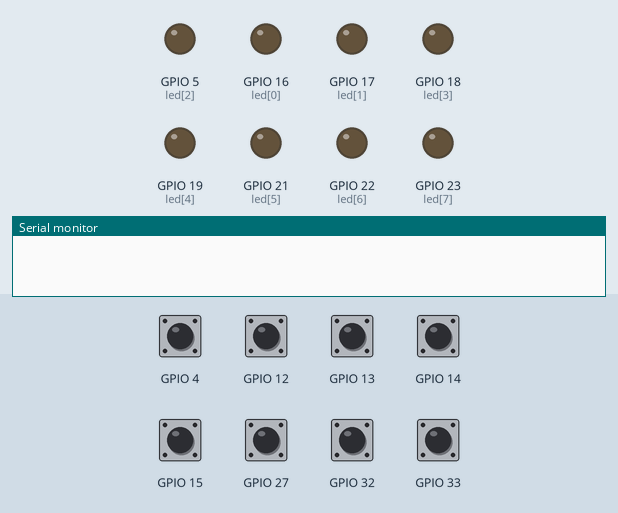
The sketch below on a simulated ESP32. On the bench: output pins drawn as LEDs (lit = HIGH), the last lines printed to the serial monitor. Inputs (shaded band) come from the test bench; at power-on: GPIO 4, GPIO 12–15, GPIO 27, GPIO 32, GPIO 33 HIGH.

Above: at 3.8 s.
3.9 s: GPIO 4 pulled LOW for 0.15 s
5.5 s: GPIO 12 pulled LOW for 0.15 s
At 6.6 s:
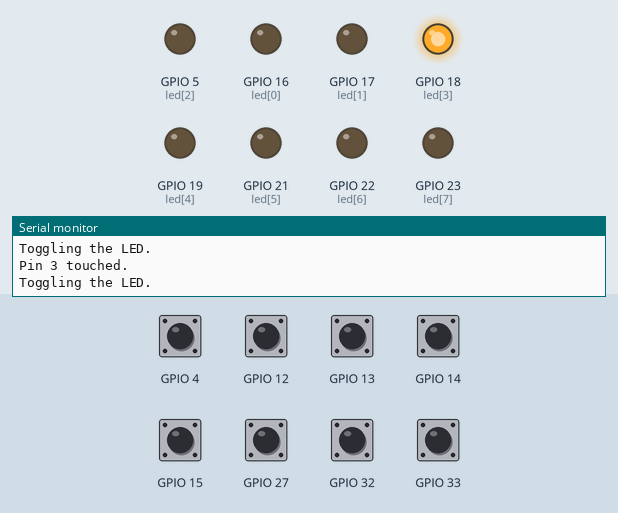
7.1 s: GPIO 13 pulled LOW for 0.15 s
At 7.8 s:
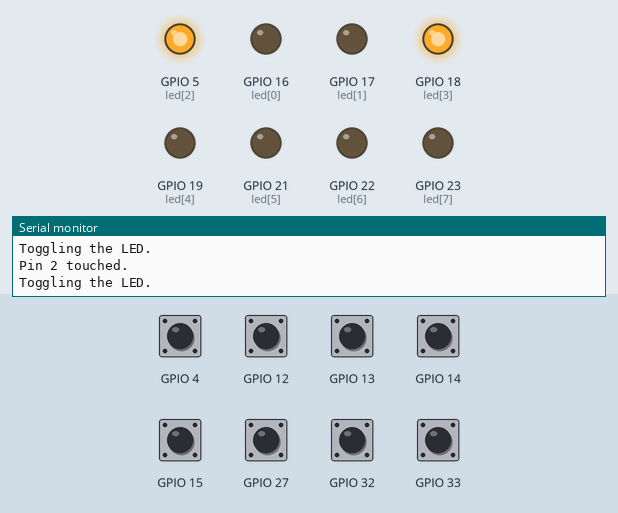
8.7 s: GPIO 14 pulled LOW for 0.15 s
At 9.0 s:
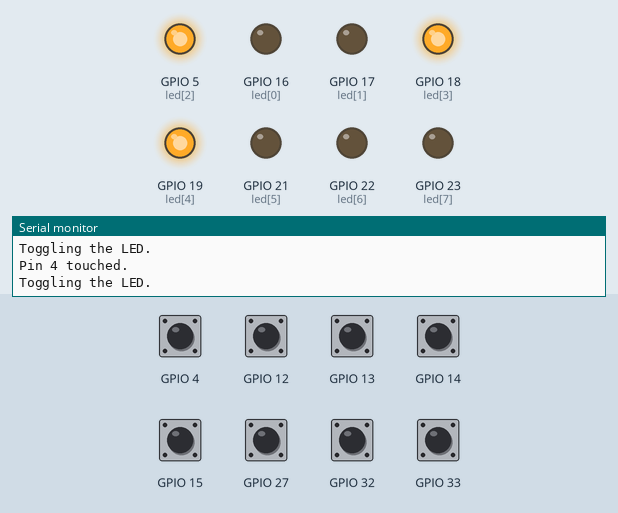
10.3 s: GPIO 15 pulled LOW for 0.15 s
At 11.4 s:
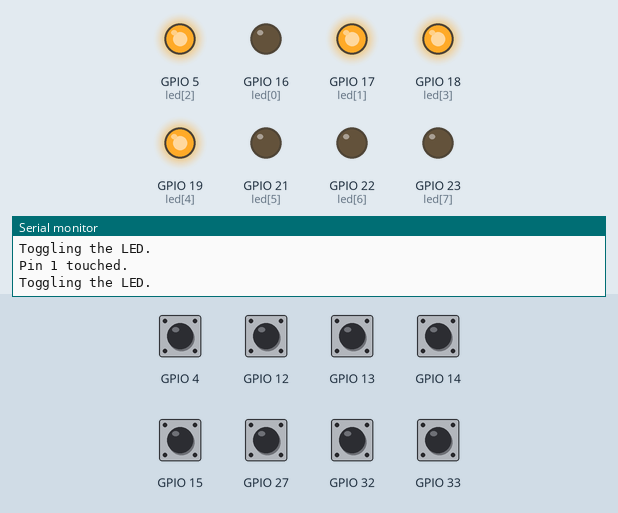
11.9 s: GPIO 13 pulled LOW for 1 s
At 12.7 s:
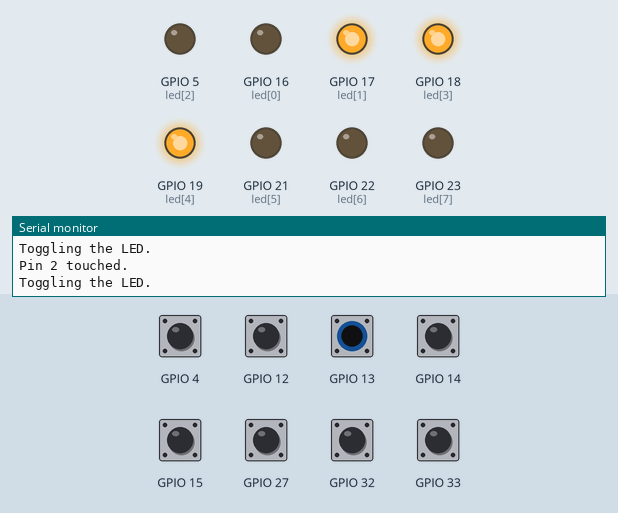
Timing chart, 0 to 20.2 s (numbered marks = the images above; inputs shaded):
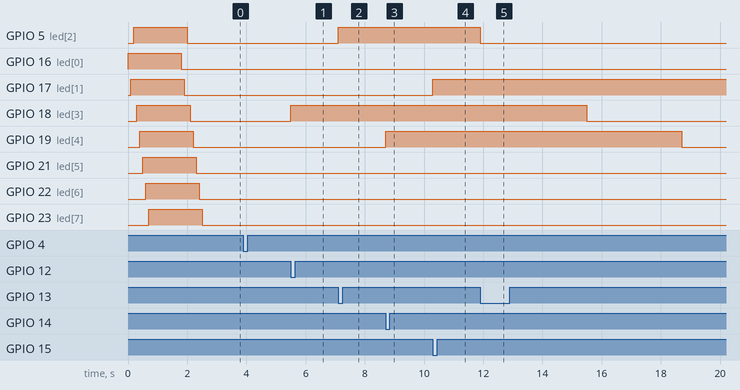

Measured:
- after the input at 5.5 s, GPIO 18 (led[3]): LOW → HIGH at once
- after the input at 7.1 s, GPIO 5 (led[2]): LOW → HIGH at once
- after the input at 8.7 s, GPIO 19 (led[4]): LOW → HIGH at once
- after the input at 10.3 s, GPIO 17 (led[1]): LOW → HIGH at once
- after the input at 11.9 s, GPIO 5 (led[2]): HIGH → LOW after 0.00 s instead of 5.2 s

The sketch:

Diorama_sketch_feb23a.ino
```cpp
/**********************************************
 *  Diorama Sketch 14Feb2020-d                *
 *  ESP32                                     *
 *  David Sparks                              *
 *  Demonstration: toggle LED on/off          *
 *  when corresponding pin is touched.        *
 **********************************************/

// array of GPIOs used for LEDs
char led[] = {16, 17, 5, 18, 19, 21, 22, 23};
// array of GPIO touch pin numers
char touch[] = {4, 15, 13, 12, 14, 27, 32, 33};
// array of time-out records for LED auto-off
unsigned long ledTimer[8];
// variables used by touch pin interrupt handlers
bool touch0detected = false;
bool touch1detected = false;
bool touch2detected = false;
bool touch3detected = false;
bool touch4detected = false;
bool touch5detected = false;
bool touch6detected = false;
bool touch7detected = false;
// prototype function to manage LEDs
void toggleLED(int index, unsigned long lastTouch);
// prototype function to determine touch sense threshhold
int touchThreshold(int touchIndex);
//
void setup() {
  // local variables
  int counter;
  // init the LED I/O pins and the pin time-out array
  for (counter = 0; counter < 8; counter++) {
    pinMode(led[counter], OUTPUT);
    digitalWrite(led[counter], LOW);
    ledTimer[counter] = 0;
  }
  // establish the length of a touch measurement
  touchSetCycles(5000,5000);
  // for each of the touch pins,
  // establish a touch threshhold based on its untouched level
  // then register its touch interrupt handler
  touchAttachInterrupt(touch[0], onTouch_0, touchThreshhold(0));
  touchAttachInterrupt(touch[1], onTouch_1, touchThreshhold(1));
  touchAttachInterrupt(touch[2], onTouch_2, touchThreshhold(2));
  touchAttachInterrupt(touch[3], onTouch_3, touchThreshhold(3));
  touchAttachInterrupt(touch[4], onTouch_4, touchThreshhold(4));
  touchAttachInterrupt(touch[5], onTouch_5, touchThreshhold(5));
  touchAttachInterrupt(touch[6], onTouch_6, touchThreshhold(6));
  touchAttachInterrupt(touch[7], onTouch_7, touchThreshhold(7));
  // cycle the LEDs to indicate setup completion
  // turn them on
  for (counter = 0; counter < 8; counter++) {
    digitalWrite(led[counter], HIGH);
    delay(100);
  }
  delay(1000);
  // turn them off
  for (counter = 0; counter < 8; counter++) {
    digitalWrite(led[counter], LOW);
    delay(100);
  }
}

void loop() {
  // local variables
  int counter;
  int timeOutInterval = 10000;  // 10 seconds
  unsigned long now;
  now = millis();
  //
  // test the interrupts
  if (touch0detected) {
    toggleLED(0, now);
    touch0detected = false;
  }
  //
  if (touch1detected) {
    toggleLED(1, now);
    touch1detected = false;
  }
  //
  if (touch2detected) {
    toggleLED(2, now);
    touch2detected = false;
  }
  //
  if (touch3detected) {
    toggleLED(3, now);
    touch3detected = false;
  }
  //
  if (touch4detected) {
    toggleLED(4, now);
    touch4detected = false;
  }
  //
  if (touch5detected) {
    toggleLED(5, now);
    touch5detected = false;
  }
  //
  if (touch6detected) {
    toggleLED(6, now);
    touch6detected = false;
  }
  //
  if (touch7detected) {
    toggleLED(7, now);
    touch7detected = false;
  }
  // survey the timers to
  // impose a rule that LEDs go dark
  // ten seconds after lighting up
  for (counter = 0; counter < 8; counter++) {
    // Two-part test:
    // 1. are we timing the LED?
    // AND
    // 2. has it timed out?
    if ((ledTimer[counter] != 0) &&
        (now - ledTimer[counter] > timeOutInterval) )
    {
      // both tests return TRUE
      // turn off the LED due to time-out
      digitalWrite(led[counter], LOW);
      // and zero the timer
      ledTimer[counter] = 0;
    }
  }
}

// "unbounce" the touch pin:
// turn a LED on or off only if 1/2 second has elapsed
// since the last time the corresponding touch pin was touched
// note: keeping the pin touched will blink the LED at 1/2-second intervals
void toggleLED(int index, unsigned long touchTime) {
  static unsigned long lastTouch[8];
  // print a notice of pin touched
  Serial.print("\nPin "); Serial.print(index);
  Serial.println(" touched.");
  // process pin only if 500 millis since previous touch
  if (touchTime - lastTouch[index] > 500) {
    // test returns TRUE; we shall process the pin.
    Serial.println("Toggling the LED.");
    // first update the lastTouch value
    lastTouch[index] = touchTime;
    // is the LED turned on?
    if (digitalRead(led[index]) == HIGH) {
      // turn it off
      digitalWrite(led[index], LOW);
      // and reset the timer
      ledTimer[index] = 0;
    } else {
      // turn the LED on
      digitalWrite(led[index], HIGH);
      // and start the timer
      ledTimer[index] = millis();
    }
  }
}

// return a touch sense threshhold value
// below a pin's untouched value
// right now just return a constant 25
// I don't know why that value works for me?
// plan further work to calibrate this value
int touchThreshhold(int touchIndex) {
  return 25;
}

// Here are the touch event interrupt handlers

void onTouch_0() {
  touch0detected = true;
}

void onTouch_1() {
  touch1detected = true;
}

void onTouch_2() {
  touch2detected = true;
}

void onTouch_3() {
  touch3detected = true;
}

void onTouch_4() {
  touch4detected = true;
}

void onTouch_5() {
  touch5detected = true;
}

void onTouch_6() {
  touch6detected = true;
}

void onTouch_7() {
  touch7detected = true;
}
```
